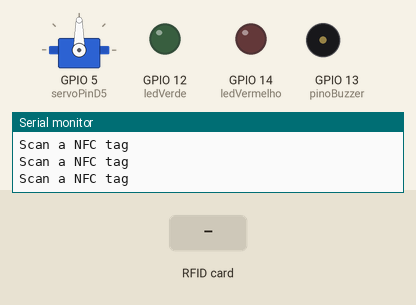
Simulated run of this sketch. Board: ESP32. Parts: servo, output pins drawn as LEDs (lit = HIGH), buzzer (waves = sounding, pin HIGH), the last lines printed to the serial monitor. The inputs (shaded band) are chosen by the test bench. WiFi joins after 1.5 s; servers stay silent unless stated; uploads are accepted with an empty reply.

Above: at 4.2 s.
4.3 s: RFID card 5E 7A 19 C4 held to the reader
At 8.2 s:
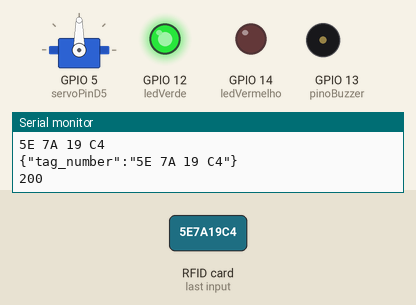
Timing chart, 0 to 10.5 s (numbered marks = the images above; inputs shaded):
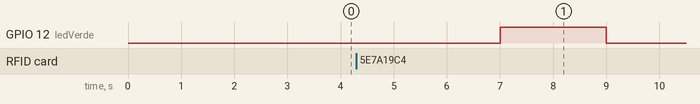

Measured:
- after the input at 4.3 s, GPIO 12 (ledVerde): LOW → HIGH after 2.7 s, → LOW 2.0 s later

The sketch:

Prototype_Proteja-se_v1.2.ino
```cpp
//Wi-fi
#include <WiFi.h>
#include <HTTPClient.h>
#include <ArduinoJson.h>

//Leitor RFID NFC
#include <Wire.h>
#include <PN532_I2C.h>
#include <PN532.h>
#include <NfcAdapter.h>

//Servo motor
#include <ESP32Servo.h>

PN532_I2C pn532_i2c(Wire);//Objeto da comunicação I2C
NfcAdapter nfc = NfcAdapter(pn532_i2c);//Objeto de leitura NFC

const char* ssid = "Fabiola"; //user (nome da rede)
const char* password =  "Brucaline201024"; //password (senha da rede)
char jsonOutput[128]; // Json passado no body do método post

//Definição de variáveis de retorno do método POST
int httpCode; //Status
String payload; //Conteúdo

//Definição do IP fixo da rede acima para o ESP32
IPAddress local_IP(192, 168, 0, 114);
IPAddress gateway(192, 168, 0, 1);
IPAddress subnet(255, 255, 255, 0);
IPAddress dns(8, 8, 8, 8);

//Define os LED e buzzer de aviso (vermelho e verde)
#define ledVermelho 14 //----------SUBSTITUIR
#define ledVerde 12//----------SUBSTITUIR
#define pinoBuzzer 13//----------SUBSTITUIR

//Variáveis responsáveis pelos SERVO MOTOR
static const int servoPinD5 = 5; //PORTA

Servo porta; //variável que receberá o servo motor

String tagLida; //variável que receberá a numeração da tag

//Variáveis responsáveis pela lotação
int lotMax = 2; //----------SUBSTITUIR
int lotAtual;

void post_API_verificarTag(){
    HTTPClient http; //instância da biblioteca httpCliente (objeto para métodos HTTP - Get, post, put, delete) OBS: requisita URL sem segurança, ou seja, "httpS"

    http.begin("http://proteja-se-api.herokuapp.com/tagexist/"); //URL de destino (endpoint)
    http.addHeader("Content-Type", "application/json"); //cabeçalho do método POST

    /*const size_t CAPACITY = JSON_OBJECT_SIZE(1);
    StaticJsonDocument<CAPACITY> doc;

    JsonObject object = doc.to<JsonObject>(); //Instância de um objeto Json
    object["tag_number"] = (String(tagLida)); //----------SUBSTITUIR //Conteúdo do Json, contendo variável --> valor
    serializeJson(doc,jsonOutput);//encode -> construção do objeto para o próprio formato Json*/

    String json_text = "{\"tag_number\":\""+tagLida+"\"}";

    Serial.println(json_text);

    httpCode = http.POST(String(json_text));//Make the request //Faz a requisição

    delay(2000); //!! Usado para não haver Timeout = await

    if (httpCode > 0) { //Check for the returning code //Verifica se requição trouxe alguma coisa ou conseguiu executar a conexão

        payload = http.getString(); //todo conteúdo retornado pela API
        Serial.println(httpCode);// Status retornado pela API
        Serial.println(payload);
      }

    else { //Caso a requição falhe
      Serial.println("Error on HTTP request");
    }

    http.end(); //Free the resources //Finaliza o bloco de requição, liberando os recursos para a proóxima requisição
}

void leitura_tag(){
    Serial.println("\nScan a NFC tag\n");
    if (nfc.tagPresent())
    {
        NfcTag tag = nfc.read(); //Executa o método read do objeto NFC e armazena em uma variável to tipo NfcTag
        tag.print();//Printa o número da tag recebido
        tagLida = tag.getUidString();//Converte a numeração da tag em string
        Serial.println(tagLida);

        verificar_tag();
    }
}

void verificar_tag(){
  post_API_verificarTag(); //Chamando método HTTP post
  delay(500);//!! Usado para não haver Timeout = await

  if(httpCode == 200 && lotAtual < lotMax){//Verifica se o status de retorno do método POST é igual a 200
  //VERIFICAR LOTAÇÃO (apenas prossegue se a lotação atual for menor que a lotação máxima do local)
    if(payload == "1") //Caso o retorno do método POST for 1, ou seja, usuário privilegiado:
    {
      digitalWrite(ledVerde,HIGH);//Liga o LED verde
      digitalWrite(pinoBuzzer, HIGH);//Liga o Buzzer
      delay(550);
      digitalWrite(pinoBuzzer, LOW);//Desliga o Buzzer
      delay(250);
      digitalWrite(pinoBuzzer, HIGH);//Liga o Buzzer
      delay(550);
      digitalWrite(pinoBuzzer, LOW);//Desliga o Buzzer
      digitalWrite(ledVerde,LOW);//Desliga o LED verde
      //ABRIR PORTA - ACESSO PRIVILEGIADO
      delay(500);
      abrir_porta();
    }
    else{
      digitalWrite(ledVerde,HIGH);//Liga o LED verde
      delay(2000);
      digitalWrite(ledVerde,LOW);//Desliga o LED verde
    }
    lotAtual+=1; //contabiliza 1 a lotação atual
  }
  else{
    digitalWrite(ledVermelho,HIGH);//Liga LED vermelho
    delay(2000);
    digitalWrite(ledVermelho,LOW);//Desliga LED vermelho
  }
}

void abrir_porta(){
  porta.write(90); //Envia a "pá" do servo motor para 90º
  delay(1500);//AUMENTAR DE ACORDO COM O TEMPO DE PASSAR UMA PESSOA NA PORTA //----------SUBSTITUIR
  porta.write(0);//Envia a "pá" do servo motor para 0º
  delay(100);
}

void setup() {

  Serial.begin(9600);
  delay(1000);
  WiFi.begin(ssid, password);//Inicia conexão com a internet
  WiFi.config(local_IP, gateway, subnet, dns); //Configura as características de rede do ESP32

  while (WiFi.status() != WL_CONNECTED) {//Executa enquanto o status do wi-fi for diferente de conectado
    delay(1000);
    Serial.println("Connecting to WiFi..");
  }
  Serial.println("Connected to the WiFi network");
  nfc.begin(); //Inicia o objeto de conexão NFC
  pinMode(ledVermelho, OUTPUT);//Define pino como output para o led vermelho
  pinMode(ledVerde, OUTPUT);//Define pino como output para o led verde
  pinMode(pinoBuzzer, OUTPUT);//Define pino como output para o buzzer
  porta.attach(servoPinD5);//Acopla o servo motor ao pino D5
}

void loop() {
  httpCode = 0;
  payload = "";
  digitalWrite(ledVerde,LOW);
  digitalWrite(ledVermelho,LOW);
  if ((WiFi.status() == WL_CONNECTED)) {//Check the current connection status //Checkout de conexão
    leitura_tag(); //Chamando método de leitura da tag
  }
}
```
